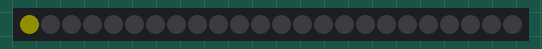
Simulated run of this sketch. Board: Arduino Uno, built with avr-gcc and run on an emulated ATmega328P. Shown: 24 RGB LEDs in strip order, left to right. Dim RGB values are drawn brighter than linear.

Above: at 0.8 s.
At 9.67 s:
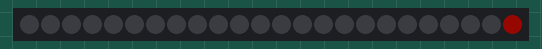
At 18.31 s:
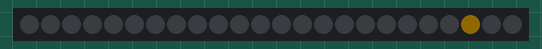
At 30.47 s:
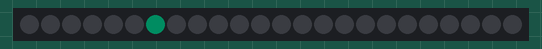
At 32.88 s:
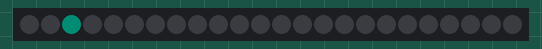
At 39.86 s:
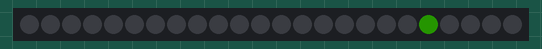

The sketch:

accelerator_movement_based_on_distance.ino
```cpp
#include <FastLED.h>

#define NUMPIXELS 24  // Number of pixels in the ring
#define DATA_PIN 9    // Pin to which the LED ring is connected
int largeposition = 0;
int ringsize = 24000;

double speedbase = 0;
int maxspeedbase = 8;
bool asc = true;

int speedupcounter = 0;
int speedupcountermax = 100;

// Define the LED array
CRGB leds[NUMPIXELS];

void setup() {
  FastLED.addLeds<NEOPIXEL, DATA_PIN>(leds, NUMPIXELS); // Initialize the LED array
}

void loop() {
  move();
  changespeed();
  int pos = calculatepos();
  for (int i = 0; i < NUMPIXELS; i++) {
    if (i == pos) {
      leds[i] = CHSV(70-70*(speedbase/maxspeedbase), 255, 75); // Set pixel color based on hue
    } else {
      leds[i] = CHSV(160, 100, 0);
    }
  }
  FastLED.show();  // Update the LED strip
  delay(1);       // Pause for a moment
}

void changespeed(){
  speedupcounter += 1;
  if (speedupcounter >= speedupcountermax) {
    if (asc) {
      speedbase += 0.2;
    } else {
      speedbase -= 0.2;
    }
    if (speedbase >= maxspeedbase || speedbase <= -maxspeedbase){
      asc = !asc;
    }
    speedupcounter = 0;
  }

}

void move() {
  largeposition += (speedbase*speedbase*speedbase);
  if (largeposition >= ringsize) {
    largeposition -= ringsize;
  } else if (largeposition < 0){
    largeposition += ringsize;
  }
}

int calculatepos() {
  int pos = (largeposition+500)/1000;
  if (pos == 24){
    pos = 0;
  }
  return pos;
}
```
